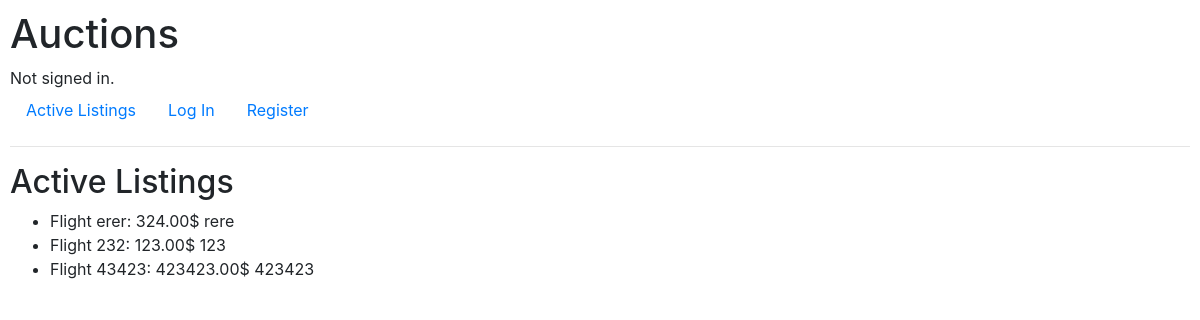
Before: / with the older database file.
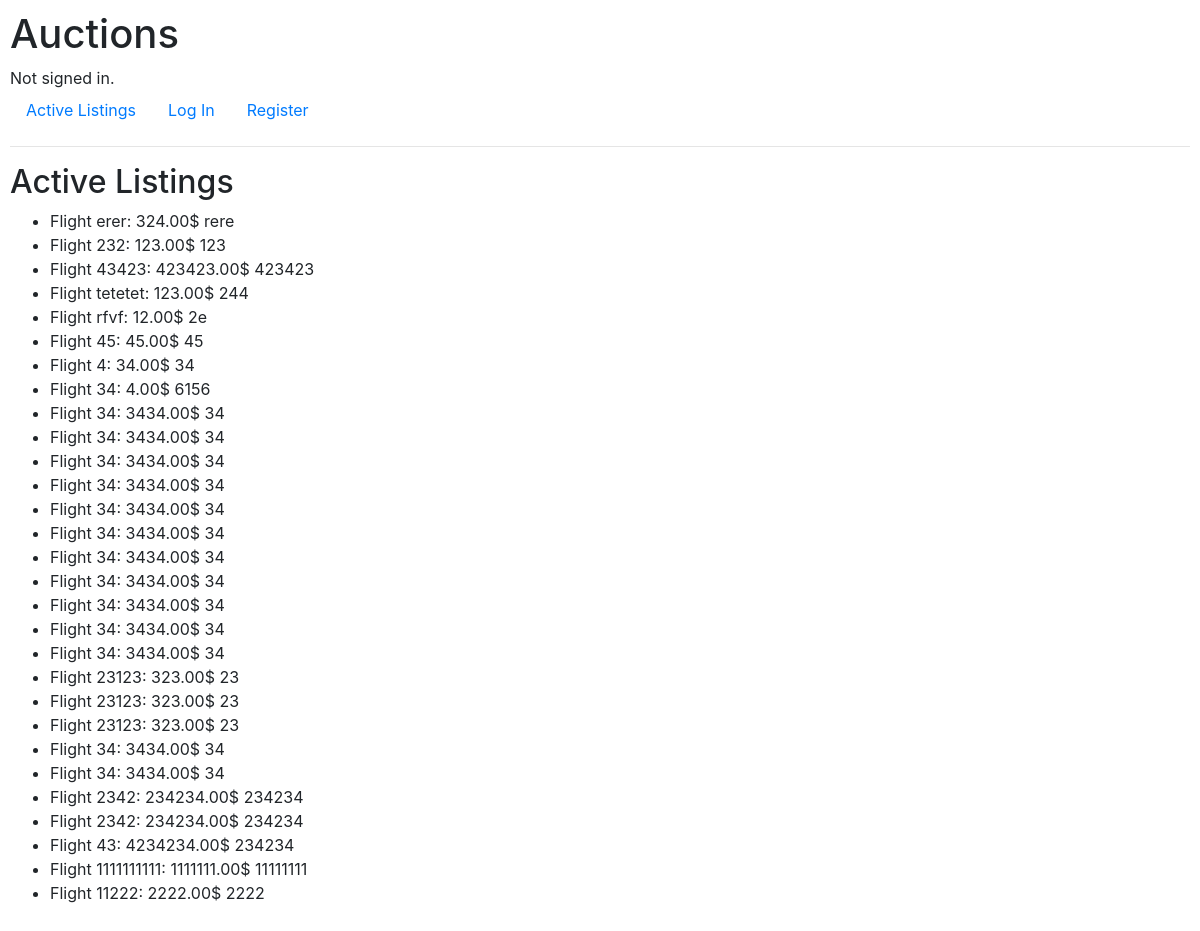
After: the same page with the newer database file.
### auctions/models.py (models this page shows, shortened)
class Listing(models.Model):
    name = models.CharField(max_length=64)
    price = models.DecimalField(max_digits=16, decimal_places=2)
    description = models.CharField(max_length=254)
    url = models.CharField(max_length=254)
    date = models.DateTimeField(auto_now_add=True, blank=True)
    item = models.ManyToManyField(item, blank=True, related_name="listings")

### auctions/views.py (the view)
# urls.py: path("", views.index, name="index"),
def index(request):
    all_listings = Listing.objects.all()
    return render(request, "auctions/index.html", {
                    "listings": all_listings})

### auctions/templates/auctions/index.html (shortened to what this page needs)
{% extends "auctions/layout.html" %}
{% block body %}
    <h2>Active Listings</h2>
    <ul>
        {% for listing in listings %}
            <li>
                Flight {{ listing.name}}: {{ listing.price }}$ {{ listing.description }}
            </li>
        {% endfor %}
    </ul>
{% endblock %}

Changed rows visible on the page:
added Listing: name "tetetet", price "123.00", description "244"
added Listing: name "rfvf", price "12.00", description "2e"
added Listing: name "45", price "45.00", description "45"
added Listing: name "4", price "34.00", description "34"
added Listing: name "34", price "4.00", description "6156"
added Listing: name "34", price "3434.00", description "34"
added Listing: name "34", price "3434.00", description "34"
added Listing: name "34", price "3434.00", description "34"
added Listing: name "34", price "3434.00", description "34"
added Listing: name "34", price "3434.00", description "34"
added Listing: name "34", price "3434.00", description "34"
added Listing: name "34", price "3434.00", description "34"
added Listing: name "34", price "3434.00", description "34"
added Listing: name "34", price "3434.00", description "34"
added Listing: name "34", price "3434.00", description "34"
added Listing: name "34", price "3434.00", description "34"
added Listing: name "23123", price "323.00", description "23"
added Listing: name "23123", price "323.00", description "23"
added Listing: name "23123", price "323.00", description "23"
added Listing: name "34", price "3434.00", description "34"
added Listing: name "34", price "3434.00", description "34"
added Listing: name "2342", price "234234.00", description "234234"
added Listing: name "2342", price "234234.00", description "234234"
added Listing: name "43", price "4234234.00", description "234234"
added Listing: name "1111111111", price "1111111.00", description "11111111"
added Listing: name "11222", price "2222.00", description "2222"
